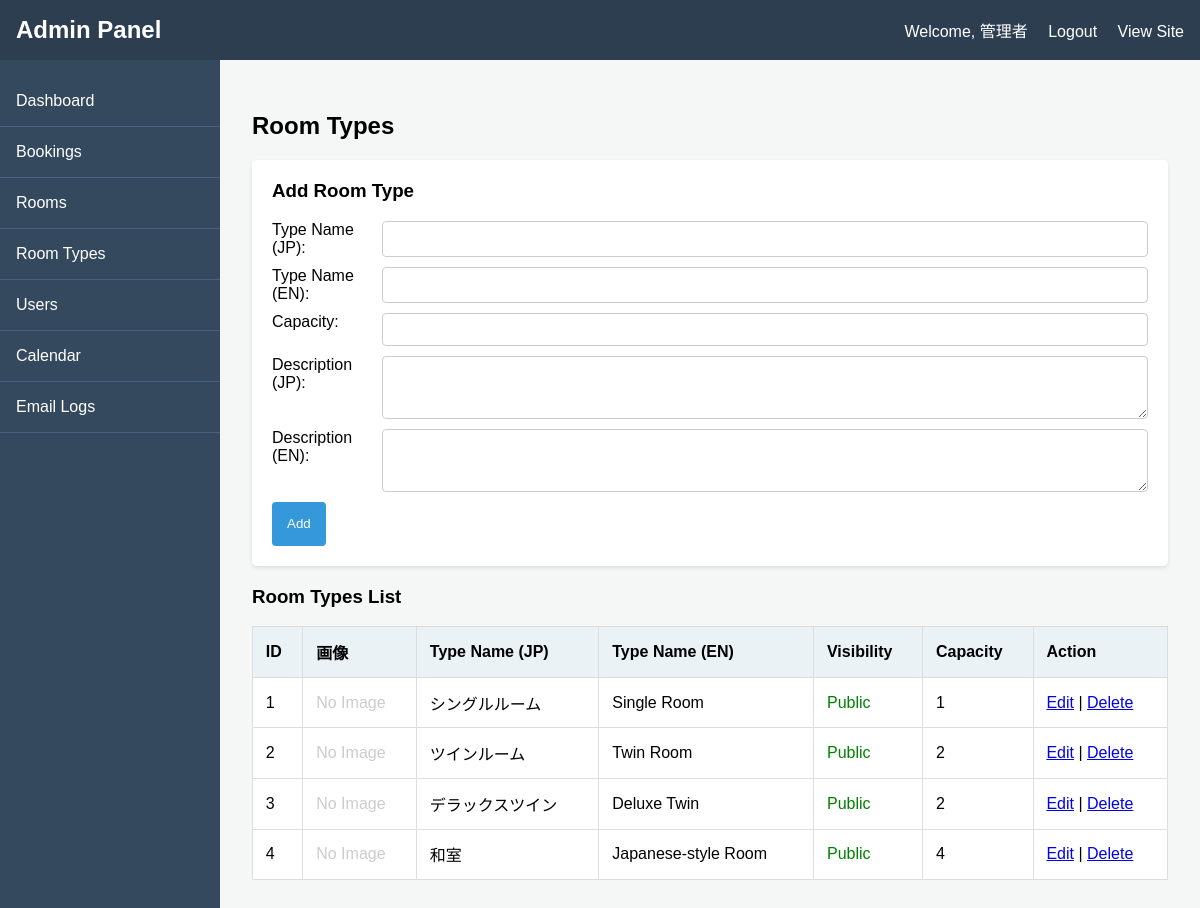
The page /admin/room_types.php (signed in) on the database its author committed.
### tables this page shows
CREATE TABLE `room_types` (
  `id` int(11) NOT NULL AUTO_INCREMENT,
  `name` varchar(255) NOT NULL COMMENT '部屋タイプ名',
  `name_en` varchar(255) DEFAULT NULL COMMENT '部屋タイプ名 (English)',
  `description` text DEFAULT NULL COMMENT '説明',
  `description_en` text DEFAULT NULL COMMENT '説明 (English)',
  `capacity` int(11) NOT NULL COMMENT '収容人数',
  `main_image` varchar(255) DEFAULT NULL COMMENT '部屋タイプ代表画像パス',
  `is_visible` tinyint(1) NOT NULL DEFAULT 1 COMMENT 'トップページ表示フラグ (1:表示, 0:非表示)',
  PRIMARY KEY (`id`)
);

### includes/language.php (called while the page is built, shortened)
<?php
$available_langs = ['ja', 'en'];
$default_lang = 'ja';
if (isset($_GET['lang']) && in_array($_GET['lang'], $available_langs)) {
    $current_lang = $_GET['lang'];
    $_SESSION['lang'] = $current_lang;
}
elseif (isset($_SESSION['lang']) && in_array($_SESSION['lang'], $available_langs)) {
    $current_lang = $_SESSION['lang'];
}
elseif (isset($_SERVER['HTTP_ACCEPT_LANGUAGE'])) {
    $browser_lang = substr($_SERVER['HTTP_ACCEPT_LANGUAGE'], 0, 2);
    if (in_array($browser_lang, $available_langs)) {
        $current_lang = $browser_lang;
    } else {
        $current_lang = $default_lang;
    }
}
else {
    $current_lang = $default_lang;
}
$lang_file_path = __DIR__ . '/../lang/' . $current_lang . '.json';
if (file_exists($lang_file_path)) {
    $lang_text = json_decode(file_get_contents($lang_file_path), true);
} else {
    $lang_text = json_decode(file_get_contents(__DIR__ . '/../lang/' . $default_lang . '.json'), true);
}
if (!function_exists('t')) {
    function t($key, ...$args) {
        global $lang_text;
        $string = isset($lang_text[$key]) ? $lang_text[$key] : $key;
        if (!empty($args)) {
            return vsprintf($string, $args);
        }
        return $string;
    }
}
?>

### includes/functions.php (called while the page is built, shortened)
<?php
function h($s) {
    return htmlspecialchars($s, ENT_QUOTES, 'UTF-8');
}

### admin/room_types.php (the view, shortened to what this page needs)
<?php
require_once 'admin_check.php';
try {
    $stmt = $dbh->query("SELECT * FROM room_types ORDER BY id ASC");
    $room_types = $stmt->fetchAll(PDO::FETCH_ASSOC);
} catch (PDOException $e) {
    $error = "部屋タイプ情報の取得に失敗しました: " . h($e->getMessage());
    $room_types = [];
}
require_once 'admin_header.php';
?>
<h2><?php echo h(t('admin_room_types')); ?></h2>
<div class="add-form">
    <h3><?php echo h(t('admin_room_types_add')); ?></h3>
    <form action="room_types.php" method="POST">
        <div class="form-row">
            <label for="name"><?php echo h(t('admin_room_type_name_jp')); ?>:</label>
            <input type="text" id="name" name="name" required>
        </div>
        <div class="form-row">
            <label for="name_en"><?php echo h(t('admin_room_type_name_en')); ?>:</label>
            <input type="text" id="name_en" name="name_en">
        </div>
        <div class="form-row">
            <label for="capacity"><?php echo h(t('admin_capacity')); ?>:</label>
            <input type="number" id="capacity" name="capacity" min="1" required>
        </div>
        <div class="form-row">
            <label for="description"><?php echo h(t('admin_desc_jp')); ?>:</label>
            <textarea id="description" name="description" rows="3"></textarea>
        </div>
        <div class="form-row">
            <label for="description_en"><?php echo h(t('admin_desc_en')); ?>:</label>
            <textarea id="description_en" name="description_en" rows="3"></textarea>
        </div>
        <button type="submit" class="btn-admin" style="background-color: #3498db;"><?php echo h(t('admin_add')); ?></button>
    </form>
</div>
<h3><?php echo h(t('admin_room_types_list')); ?></h3>
<div class="table-responsive">
<table>
    <thead>
        <tr>
            <th>ID</th>
            <th>画像</th>
            <th><?php echo h(t('admin_room_type_name_jp')); ?></th>
            <th><?php echo h(t('admin_room_type_name_en')); ?></th>
            <th><?php echo h(t('admin_visible')); ?></th>
            <th><?php echo h(t('admin_capacity')); ?></th>
            <th><?php echo h(t('admin_operation')); ?></th>
        </tr>
    </thead>
    <tbody>
        <?php foreach ($room_types as $type): ?>
            <tr>
                <td><?php echo h($type['id']); ?></td>
                <td>
                    <?php if (!empty($type['main_image'])): ?>
                        <img src="../assets/<?php echo h($type['main_image']); ?>" alt="Image" style="width: 50px; height: 40px; object-fit: cover;">
                    <?php else: ?>
                        <span style="color: #ccc;"><?php echo h(t('admin_no_image')); ?></span>
                    <?php endif; ?>
                </td>
                <td><?php echo h($type['name']); ?></td>
                <td><?php echo h($type['name_en']); ?></td>
                <td>
                    <?php if (!empty($type['is_visible'])): ?>
                        <span style="color: green;"><?php echo h(t('admin_public_on')); ?></span>
                    <?php else: ?>
                        <span style="color: gray;"><?php echo h(t('admin_public_off')); ?></span>
                    <?php endif; ?>
                </td>
                <td><?php echo h($type['capacity']); ?></td>
                <td>
                    <a href="edit_room_type.php?id=<?php echo h($type['id']); ?>"><?php echo h(t('admin_edit')); ?></a> |
                    <a href="room_types.php?action=delete&id=<?php echo h($type['id']); ?>" onclick="return confirm('<?php echo h(t('admin_delete_fail_constraint')); ?>');"><?php echo h(t('admin_delete')); ?></a>
                </td>
            </tr>
        <?php endforeach; ?>
    </tbody>
</table>
</div>
<?php
require_once 'admin_footer.php';
?>

### admin/admin_header.php (style rules this page uses)
body { font-family: sans-serif; margin: 0; background-color: #f4f7f6; }
.table-responsive { overflow-x: auto; -webkit-overflow-scrolling: touch; margin-bottom: 1rem; }
table { width: 100%; border-collapse: collapse; margin-top: 0; background-color: white; min-width: 600px; }
th, td { border: 1px solid #ddd; padding: 0.8rem; text-align: left; }
th { background-color: #eaf2f5; }
.btn-admin { padding: 10px 15px; border: none; border-radius: 4px; color: white; cursor: pointer; text-decoration: none; display: inline-block; min-height: 44px; box-sizing: border-box; display: inline-flex; align-items: center; justify-content: center; }

### admin/room_types.php (style rules this page uses)
.add-form { background-color: #fff; padding: 20px; margin-bottom: 20px; border-radius: 5px; box-shadow: 0 2px 4px rgba(0,0,0,0.1); }
.add-form h3 { margin-top: 0; }
.form-row { display: flex; gap: 10px; margin-bottom: 10px; }
.form-row label { flex-basis: 100px; }
.form-row input, .form-row textarea { flex: 1; padding: 8px; border: 1px solid #ccc; border-radius: 4px; }

### rows shown on the page
room_types: id "1", name "シングルルーム", name_en "Single Room", capacity "1"
room_types: id "2", name "ツインルーム", name_en "Twin Room", capacity "2"
room_types: id "3", name "デラックスツイン", name_en "Deluxe Twin", capacity "2"
room_types: id "4", name "和室", name_en "Japanese-style Room", capacity "4"

### other values the page prints
t('admin_dashboard_title') "Admin Panel"
t('admin_welcome', $_SESSION['user']['name']) "Welcome, 管理者"
t('nav_logout') "Logout"
t('admin_site_view') "View Site"
t('admin_dashboard') "Dashboard"
t('admin_bookings') "Bookings"
t('admin_rooms') "Rooms"
t('admin_room_types') "Room Types"
t('admin_users') "Users"
t('admin_calendar') "Calendar"
t('admin_email_logs') "Email Logs"
t('admin_room_types_add') "Add Room Type"
t('admin_room_type_name_jp') "Type Name (JP)"
t('admin_room_type_name_en') "Type Name (EN)"
t('admin_capacity') "Capacity"
